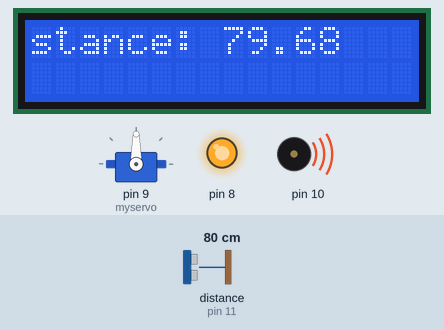
This sketch was run on a simulated Arduino Uno, built with avr-gcc and run on an emulated ATmega328P. Shown: 16×2 character LCD, servo, output pins drawn as LEDs (lit = HIGH), buzzer (waves = sounding). Wiring (inferred from the names in the program): ultrasonic range finder: trigger pin 12; echo pin 11. The test bench sets the inputs (shaded band); at power-on: distance to the obstacle (sensor on pin 11) 80 cm. The echo pulse lasts 58.3 µs per cm; pins used as bus, display or sensor lines are not drawn.

Above: at 1.07 s.
1.3 s: distance to the obstacle (sensor on pin 11) set to 2 cm
At 2.2 s:
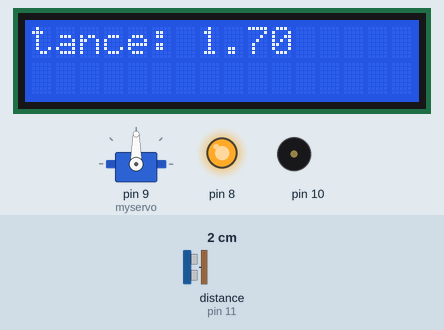
3.8 s: distance to the obstacle (sensor on pin 11) set to 147 cm
At 5.1 s:
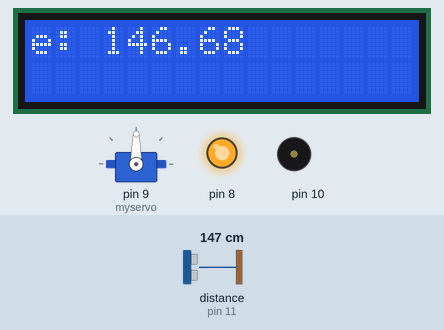
5.8 s: distance to the obstacle (sensor on pin 11) set to 156 cm
At 7.9 s:
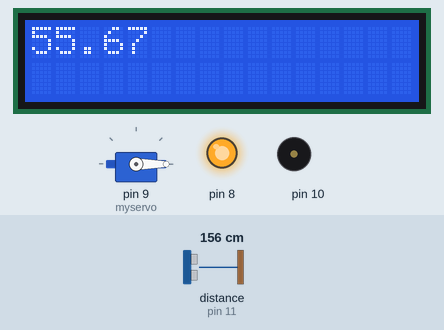
9.3 s: distance to the obstacle (sensor on pin 11) set to 4 cm
At 10.7 s:
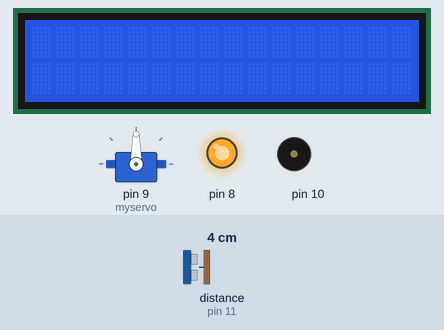
Timing chart, 0 to 13.3 s (numbered marks = the images above; inputs shaded):
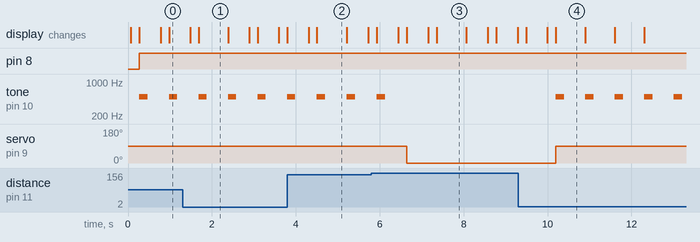

Measured:
- the behaviour switches between 150 and 151 cm on distance to the obstacle (sensor on pin 11) (found by bisection; images 2 and 3)
- after the input at 1.3 s, the display: first changes after 0.18 s (image 1 shows a later state)
- after the input at 3.8 s, the display: first changes after 0.50 s (image 2 shows a later state)
- after the input at 5.8 s, tone on pin 10: goes on until 6.1 s, then stays silent; servo on pin 9 (myservo): 90° → 0° after 0.84 s
- after the input at 9.3 s, tone on pin 10: alternates 500 Hz for 0.20 s and silent for 0.50 s, starting after 0.90 s; servo on pin 9 (myservo): 0° → 90° after 0.90 s; the display: first differs from a run without the input after 0.70 s (image 4 shows a later state)
- by itself, tone on pin 10: alternates 500 Hz for 0.20 s and silent for 0.50 s
- what the display in image 1 shows lasts 0.7 s, from 1.7 s to 2.4 s

The sketch:

sonar1.ino
```cpp
// C++ code
//
#include<LiquidCrystal.h>
#include<Servo.h>
const int rs=2, en =3, d4=4, d5=5, d6=6, d7=7;
LiquidCrystal lcd(rs, en, d4, d5, d6, d7);
int buttonState = 0, Prev_buttonState=0;
const int trigPin = 12;
const int echoPin = 11;
Servo myservo;

void setup()
{
  pinMode(trigPin, OUTPUT);
  pinMode(echoPin, INPUT);
  pinMode(10,OUTPUT);
  pinMode(8,OUTPUT);
  Serial.begin(9600);
  lcd.begin(16,2);
  //lcd.print("Hello World!");
  //delay(1000);
  myservo.attach(9);
}
 void loop()
 {
   buttonState= digitalRead(8);
   if(buttonState != Prev_buttonState)
   {
     if(buttonState == 1)
       lcd.scrollDisplayLeft();
     delay(500);

   }
   lcd.setCursor(0,0);
   //lcd.print(millis()/1000);

   digitalWrite(trigPin, LOW);
   delayMicroseconds(2);
   digitalWrite(trigPin, HIGH);
   delayMicroseconds(10);
   digitalWrite(trigPin, LOW);
   float duration = pulseIn(echoPin, HIGH);
   float distance = (duration*.0343)/2;
   lcd.print("Distance: ");
   lcd.println(distance);
   delay(200);
   /*for(int i=0; i<=180; i++)
   {
     myservo.write(i);
     delay(10);
   }*/
   if(distance<150)
     myservo.write(90);
   else
     myservo.write(0);
   if(distance<150)
     tone(10,500,200);
   if(distance<150)
     digitalWrite(8,HIGH);


 }


               
```
